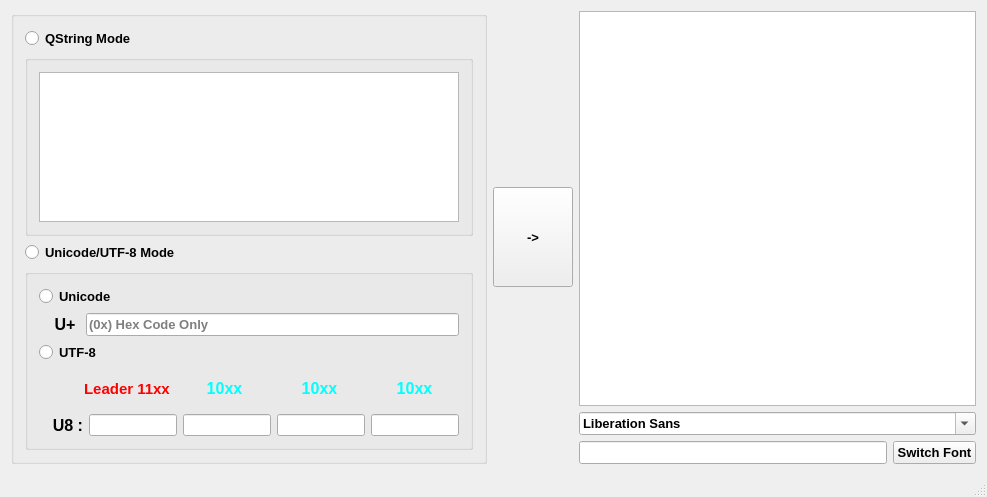
<?xml version="1.0" encoding="UTF-8"?>
<ui version="4.0">
 <class>MainWindow</class>
 <widget class="QMainWindow" name="MainWindow">
  <property name="geometry">
   <rect>
    <x>0</x>
    <y>0</y>
    <width>987</width>
    <height>497</height>
   </rect>
  </property>
  <property name="windowTitle">
   <string>UTF8 Principle</string>
  </property>
  <widget class="QWidget" name="centralWidget">
   <layout class="QHBoxLayout" name="horizontalLayout" stretch="6,1,5">
    <item>
     <widget class="QGroupBox" name="groupBox">
      <property name="title">
       <string/>
      </property>
      <layout class="QVBoxLayout" name="verticalLayout" stretch="1,5,1,5">
       <item>
        <widget class="QRadioButton" name="qstringRadBtn">
         <property name="font">
          <font>
           <family>Arial</family>
           <pointsize>10</pointsize>
           <weight>75</weight>
           <bold>true</bold>
          </font>
         </property>
         <property name="text">
          <string>QString Mode</string>
         </property>
        </widget>
       </item>
       <item>
        <widget class="QGroupBox" name="qstringGrp">
         <property name="title">
          <string/>
         </property>
         <layout class="QHBoxLayout" name="horizontalLayout_2">
          <item>
           <widget class="QPlainTextEdit" name="plainTextEdit_2">
            <property name="font">
             <font>
              <family>Arial</family>
              <pointsize>10</pointsize>
              <weight>75</weight>
              <bold>true</bold>
             </font>
            </property>
           </widget>
          </item>
         </layout>
        </widget>
       </item>
       <item>
        <widget class="QRadioButton" name="unicodeRadBtn">
         <property name="font">
          <font>
           <family>Arial</family>
           <pointsize>10</pointsize>
           <weight>75</weight>
           <bold>true</bold>
          </font>
         </property>
         <property name="text">
          <string>Unicode/UTF-8 Mode</string>
         </property>
        </widget>
       </item>
       <item>
        <widget class="QGroupBox" name="unicodeGrp">
         <property name="title">
          <string/>
         </property>
         <layout class="QVBoxLayout" name="verticalLayout_2">
          <item>
           <widget class="QRadioButton" name="uniBtn">
            <property name="font">
             <font>
              <family>Arial</family>
              <pointsize>10</pointsize>
              <weight>75</weight>
              <bold>true</bold>
             </font>
            </property>
            <property name="text">
             <string>Unicode</string>
            </property>
           </widget>
          </item>
          <item>
           <layout class="QHBoxLayout" name="horizontalLayout_3" stretch="1,9">
            <item>
             <widget class="QLabel" name="label">
              <property name="font">
               <font>
                <family>Arial</family>
                <pointsize>12</pointsize>
                <weight>75</weight>
                <bold>true</bold>
               </font>
              </property>
              <property name="text">
               <string>U+ </string>
              </property>
              <property name="alignment">
               <set>Qt::AlignRight|Qt::AlignTrailing|Qt::AlignVCenter</set>
              </property>
             </widget>
            </item>
            <item>
             <widget class="QLineEdit" name="unicode32">
              <property name="font">
               <font>
                <family>Arial</family>
                <pointsize>10</pointsize>
                <weight>75</weight>
                <bold>true</bold>
               </font>
              </property>
              <property name="placeholderText">
               <string>(0x) Hex Code Only</string>
              </property>
             </widget>
            </item>
           </layout>
          </item>
          <item>
           <widget class="QRadioButton" name="utf8Btn">
            <property name="font">
             <font>
              <family>Arial</family>
              <pointsize>10</pointsize>
              <weight>75</weight>
              <bold>true</bold>
             </font>
            </property>
            <property name="text">
             <string>UTF-8</string>
            </property>
           </widget>
          </item>
          <item>
           <layout class="QHBoxLayout" name="horizontalLayout_4" stretch="1,2,2,2,2">
            <item>
             <spacer name="horizontalSpacer">
              <property name="orientation">
               <enum>Qt::Horizontal</enum>
              </property>
              <property name="sizeHint" stdset="0">
               <size>
                <width>40</width>
                <height>20</height>
               </size>
              </property>
             </spacer>
            </item>
            <item>
             <widget class="QLabel" name="label_4">
              <property name="palette">
               <palette>
                <active>
                 <colorrole role="WindowText">
                  <brush brushstyle="SolidPattern">
                   <color alpha="255">
                    <red>255</red>
                    <green>0</green>
                    <blue>0</blue>
                   </color>
                  </brush>
                 </colorrole>
                 <colorrole role="Text">
                  <brush brushstyle="SolidPattern">
                   <color alpha="255">
                    <red>255</red>
                    <green>0</green>
                    <blue>0</blue>
                   </color>
                  </brush>
                 </colorrole>
                 <colorrole role="PlaceholderText">
                  <brush brushstyle="SolidPattern">
                   <color alpha="128">
                    <red>255</red>
                    <green>0</green>
                    <blue>0</blue>
                   </color>
                  </brush>
                 </colorrole>
                </active>
                <inactive>
                 <colorrole role="WindowText">
                  <brush brushstyle="SolidPattern">
                   <color alpha="255">
                    <red>255</red>
                    <green>0</green>
                    <blue>0</blue>
                   </color>
                  </brush>
                 </colorrole>
                 <colorrole role="Text">
                  <brush brushstyle="SolidPattern">
                   <color alpha="255">
                    <red>255</red>
                    <green>0</green>
                    <blue>0</blue>
                   </color>
                  </brush>
                 </colorrole>
                 <colorrole role="PlaceholderText">
                  <brush brushstyle="SolidPattern">
                   <color alpha="128">
                    <red>255</red>
                    <green>0</green>
                    <blue>0</blue>
                   </color>
                  </brush>
                 </colorrole>
                </inactive>
                <disabled>
                 <colorrole role="WindowText">
                  <brush brushstyle="SolidPattern">
                   <color alpha="255">
                    <red>120</red>
                    <green>120</green>
                    <blue>120</blue>
                   </color>
                  </brush>
                 </colorrole>
                 <colorrole role="Text">
                  <brush brushstyle="SolidPattern">
                   <color alpha="255">
                    <red>120</red>
                    <green>120</green>
                    <blue>120</blue>
                   </color>
                  </brush>
                 </colorrole>
                 <colorrole role="PlaceholderText">
                  <brush brushstyle="SolidPattern">
                   <color alpha="128">
                    <red>0</red>
                    <green>0</green>
                    <blue>0</blue>
                   </color>
                  </brush>
                 </colorrole>
                </disabled>
               </palette>
              </property>
              <property name="font">
               <font>
                <family>Arial</family>
                <pointsize>11</pointsize>
                <weight>75</weight>
                <bold>true</bold>
               </font>
              </property>
              <property name="layoutDirection">
               <enum>Qt::LeftToRight</enum>
              </property>
              <property name="text">
               <string>Leader 11xx </string>
              </property>
              <property name="textFormat">
               <enum>Qt::AutoText</enum>
              </property>
              <property name="alignment">
               <set>Qt::AlignCenter</set>
              </property>
             </widget>
            </item>
            <item>
             <widget class="QLabel" name="label_5">
              <property name="palette">
               <palette>
                <active>
                 <colorrole role="WindowText">
                  <brush brushstyle="SolidPattern">
                   <color alpha="255">
                    <red>0</red>
                    <green>255</green>
                    <blue>255</blue>
                   </color>
                  </brush>
                 </colorrole>
                 <colorrole role="Text">
                  <brush brushstyle="SolidPattern">
                   <color alpha="255">
                    <red>0</red>
                    <green>0</green>
                    <blue>0</blue>
                   </color>
                  </brush>
                 </colorrole>
                 <colorrole role="PlaceholderText">
                  <brush brushstyle="SolidPattern">
                   <color alpha="128">
                    <red>255</red>
                    <green>0</green>
                    <blue>0</blue>
                   </color>
                  </brush>
                 </colorrole>
                </active>
                <inactive>
                 <colorrole role="WindowText">
                  <brush brushstyle="SolidPattern">
                   <color alpha="255">
                    <red>0</red>
                    <green>255</green>
                    <blue>255</blue>
                   </color>
                  </brush>
                 </colorrole>
                 <colorrole role="Text">
                  <brush brushstyle="SolidPattern">
                   <color alpha="255">
                    <red>0</red>
                    <green>0</green>
                    <blue>0</blue>
                   </color>
                  </brush>
                 </colorrole>
                 <colorrole role="PlaceholderText">
                  <brush brushstyle="SolidPattern">
                   <color alpha="128">
                    <red>255</red>
                    <green>0</green>
                    <blue>0</blue>
                   </color>
                  </brush>
                 </colorrole>
                </inactive>
                <disabled>
                 <colorrole role="WindowText">
                  <brush brushstyle="SolidPattern">
                   <color alpha="255">
                    <red>120</red>
                    <green>120</green>
                    <blue>120</blue>
                   </color>
                  </brush>
                 </colorrole>
                 <colorrole role="Text">
                  <brush brushstyle="SolidPattern">
                   <color alpha="255">
                    <red>120</red>
                    <green>120</green>
                    <blue>120</blue>
                   </color>
                  </brush>
                 </colorrole>
                 <colorrole role="PlaceholderText">
                  <brush brushstyle="SolidPattern">
                   <color alpha="128">
                    <red>0</red>
                    <green>0</green>
                    <blue>0</blue>
                   </color>
                  </brush>
                 </colorrole>
                </disabled>
               </palette>
              </property>
              <property name="font">
               <font>
                <family>Arial</family>
                <pointsize>12</pointsize>
                <weight>75</weight>
                <bold>true</bold>
               </font>
              </property>
              <property name="layoutDirection">
               <enum>Qt::LeftToRight</enum>
              </property>
              <property name="text">
               <string>10xx</string>
              </property>
              <property name="textFormat">
               <enum>Qt::AutoText</enum>
              </property>
              <property name="alignment">
               <set>Qt::AlignCenter</set>
              </property>
             </widget>
            </item>
            <item>
             <widget class="QLabel" name="label_6">
              <property name="palette">
               <palette>
                <active>
                 <colorrole role="WindowText">
                  <brush brushstyle="SolidPattern">
                   <color alpha="255">
                    <red>0</red>
                    <green>255</green>
                    <blue>255</blue>
                   </color>
                  </brush>
                 </colorrole>
                 <colorrole role="Text">
                  <brush brushstyle="SolidPattern">
                   <color alpha="255">
                    <red>0</red>
                    <green>0</green>
                    <blue>0</blue>
                   </color>
                  </brush>
                 </colorrole>
                 <colorrole role="PlaceholderText">
                  <brush brushstyle="SolidPattern">
                   <color alpha="128">
                    <red>255</red>
                    <green>0</green>
                    <blue>0</blue>
                   </color>
                  </brush>
                 </colorrole>
                </active>
                <inactive>
                 <colorrole role="WindowText">
                  <brush brushstyle="SolidPattern">
                   <color alpha="255">
                    <red>0</red>
                    <green>255</green>
                    <blue>255</blue>
                   </color>
                  </brush>
                 </colorrole>
                 <colorrole role="Text">
                  <brush brushstyle="SolidPattern">
                   <color alpha="255">
                    <red>0</red>
                    <green>0</green>
                    <blue>0</blue>
                   </color>
                  </brush>
                 </colorrole>
                 <colorrole role="PlaceholderText">
                  <brush brushstyle="SolidPattern">
                   <color alpha="128">
                    <red>255</red>
                    <green>0</green>
                    <blue>0</blue>
                   </color>
                  </brush>
                 </colorrole>
                </inactive>
                <disabled>
                 <colorrole role="WindowText">
                  <brush brushstyle="SolidPattern">
                   <color alpha="255">
                    <red>120</red>
                    <green>120</green>
                    <blue>120</blue>
                   </color>
                  </brush>
                 </colorrole>
                 <colorrole role="Text">
                  <brush brushstyle="SolidPattern">
                   <color alpha="255">
                    <red>120</red>
                    <green>120</green>
                    <blue>120</blue>
                   </color>
                  </brush>
                 </colorrole>
                 <colorrole role="PlaceholderText">
                  <brush brushstyle="SolidPattern">
                   <color alpha="128">
                    <red>0</red>
                    <green>0</green>
                    <blue>0</blue>
                   </color>
                  </brush>
                 </colorrole>
                </disabled>
               </palette>
              </property>
              <property name="font">
               <font>
                <family>Arial</family>
                <pointsize>12</pointsize>
                <weight>75</weight>
                <bold>true</bold>
               </font>
              </property>
              <property name="layoutDirection">
               <enum>Qt::LeftToRight</enum>
              </property>
              <property name="text">
               <string>10xx</string>
              </property>
              <property name="textFormat">
               <enum>Qt::AutoText</enum>
              </property>
              <property name="alignment">
               <set>Qt::AlignCenter</set>
              </property>
             </widget>
            </item>
            <item>
             <widget class="QLabel" name="label_7">
              <property name="palette">
               <palette>
                <active>
                 <colorrole role="WindowText">
                  <brush brushstyle="SolidPattern">
                   <color alpha="255">
                    <red>0</red>
                    <green>255</green>
                    <blue>255</blue>
                   </color>
                  </brush>
                 </colorrole>
                 <colorrole role="Text">
                  <brush brushstyle="SolidPattern">
                   <color alpha="255">
                    <red>0</red>
                    <green>0</green>
                    <blue>0</blue>
                   </color>
                  </brush>
                 </colorrole>
                 <colorrole role="PlaceholderText">
                  <brush brushstyle="SolidPattern">
                   <color alpha="128">
                    <red>255</red>
                    <green>0</green>
                    <blue>0</blue>
                   </color>
                  </brush>
                 </colorrole>
                </active>
                <inactive>
                 <colorrole role="WindowText">
                  <brush brushstyle="SolidPattern">
                   <color alpha="255">
                    <red>0</red>
                    <green>255</green>
                    <blue>255</blue>
                   </color>
                  </brush>
                 </colorrole>
                 <colorrole role="Text">
                  <brush brushstyle="SolidPattern">
                   <color alpha="255">
                    <red>0</red>
                    <green>0</green>
                    <blue>0</blue>
                   </color>
                  </brush>
                 </colorrole>
                 <colorrole role="PlaceholderText">
                  <brush brushstyle="SolidPattern">
                   <color alpha="128">
                    <red>255</red>
                    <green>0</green>
                    <blue>0</blue>
                   </color>
                  </brush>
                 </colorrole>
                </inactive>
                <disabled>
                 <colorrole role="WindowText">
                  <brush brushstyle="SolidPattern">
                   <color alpha="255">
                    <red>120</red>
                    <green>120</green>
                    <blue>120</blue>
                   </color>
                  </brush>
                 </colorrole>
                 <colorrole role="Text">
                  <brush brushstyle="SolidPattern">
                   <color alpha="255">
                    <red>120</red>
                    <green>120</green>
                    <blue>120</blue>
                   </color>
                  </brush>
                 </colorrole>
                 <colorrole role="PlaceholderText">
                  <brush brushstyle="SolidPattern">
                   <color alpha="128">
                    <red>0</red>
                    <green>0</green>
                    <blue>0</blue>
                   </color>
                  </brush>
                 </colorrole>
                </disabled>
               </palette>
              </property>
              <property name="font">
               <font>
                <family>Arial</family>
                <pointsize>12</pointsize>
                <weight>75</weight>
                <bold>true</bold>
               </font>
              </property>
              <property name="layoutDirection">
               <enum>Qt::LeftToRight</enum>
              </property>
              <property name="text">
               <string>10xx</string>
              </property>
              <property name="textFormat">
               <enum>Qt::AutoText</enum>
              </property>
              <property name="alignment">
               <set>Qt::AlignCenter</set>
              </property>
             </widget>
            </item>
           </layout>
          </item>
          <item>
           <layout class="QHBoxLayout" name="horizontalLayout_5" stretch="1,2,2,2,2">
            <item>
             <widget class="QLabel" name="label_2">
              <property name="font">
               <font>
                <family>Arial</family>
                <pointsize>12</pointsize>
                <weight>75</weight>
                <bold>true</bold>
               </font>
              </property>
              <property name="text">
               <string>U8 :</string>
              </property>
              <property name="alignment">
               <set>Qt::AlignRight|Qt::AlignTrailing|Qt::AlignVCenter</set>
              </property>
             </widget>
            </item>
            <item>
             <widget class="QLineEdit" name="utf8_1">
              <property name="font">
               <font/>
              </property>
             </widget>
            </item>
            <item>
             <widget class="QLineEdit" name="utf8_2">
              <property name="font">
               <font/>
              </property>
             </widget>
            </item>
            <item>
             <widget class="QLineEdit" name="utf8_3">
              <property name="font">
               <font/>
              </property>
             </widget>
            </item>
            <item>
             <widget class="QLineEdit" name="utf8_4">
              <property name="font">
               <font/>
              </property>
             </widget>
            </item>
           </layout>
          </item>
         </layout>
         <zorder>uniBtn</zorder>
         <zorder>label</zorder>
         <zorder>unicode32</zorder>
         <zorder>utf8Btn</zorder>
         <zorder>label_2</zorder>
         <zorder>utf8_1</zorder>
         <zorder>utf8_2</zorder>
         <zorder>utf8_3</zorder>
         <zorder>utf8_4</zorder>
         <zorder>label_5</zorder>
         <zorder>label_6</zorder>
         <zorder>label_7</zorder>
         <zorder>label_4</zorder>
        </widget>
       </item>
      </layout>
     </widget>
    </item>
    <item>
     <widget class="QPushButton" name="pushButton">
      <property name="sizePolicy">
       <sizepolicy hsizetype="Preferred" vsizetype="Fixed">
        <horstretch>0</horstretch>
        <verstretch>0</verstretch>
       </sizepolicy>
      </property>
      <property name="minimumSize">
       <size>
        <width>0</width>
        <height>100</height>
       </size>
      </property>
      <property name="font">
       <font>
        <family>Arial</family>
        <pointsize>10</pointsize>
        <weight>75</weight>
        <bold>true</bold>
       </font>
      </property>
      <property name="text">
       <string>-&gt;</string>
      </property>
     </widget>
    </item>
    <item>
     <layout class="QGridLayout" name="gridLayout" rowstretch="0,0,0" columnstretch="2,0">
      <item row="0" column="0" colspan="2">
       <widget class="QPlainTextEdit" name="plainTextEdit">
        <property name="font">
         <font>
          <family>Arial</family>
          <pointsize>10</pointsize>
          <weight>75</weight>
          <bold>true</bold>
         </font>
        </property>
       </widget>
      </item>
      <item row="1" column="0" colspan="2">
       <widget class="QFontComboBox" name="fontComboBox">
        <property name="font">
         <font>
          <family>Arial</family>
          <pointsize>10</pointsize>
          <weight>75</weight>
          <bold>true</bold>
         </font>
        </property>
       </widget>
      </item>
      <item row="2" column="0">
       <widget class="QLineEdit" name="lineEdit_6">
        <property name="font">
         <font>
          <family>Arial</family>
          <pointsize>10</pointsize>
          <weight>75</weight>
          <bold>true</bold>
         </font>
        </property>
       </widget>
      </item>
      <item row="2" column="1">
       <widget class="QPushButton" name="pushButton_2">
        <property name="font">
         <font>
          <family>Arial</family>
          <pointsize>10</pointsize>
          <weight>75</weight>
          <bold>true</bold>
         </font>
        </property>
        <property name="text">
         <string>Switch Font</string>
        </property>
       </widget>
      </item>
     </layout>
    </item>
   </layout>
  </widget>
  <widget class="QStatusBar" name="statusBar"/>
 </widget>
 <layoutdefault spacing="6" margin="11"/>
 <resources/>
 <connections/>
</ui>
